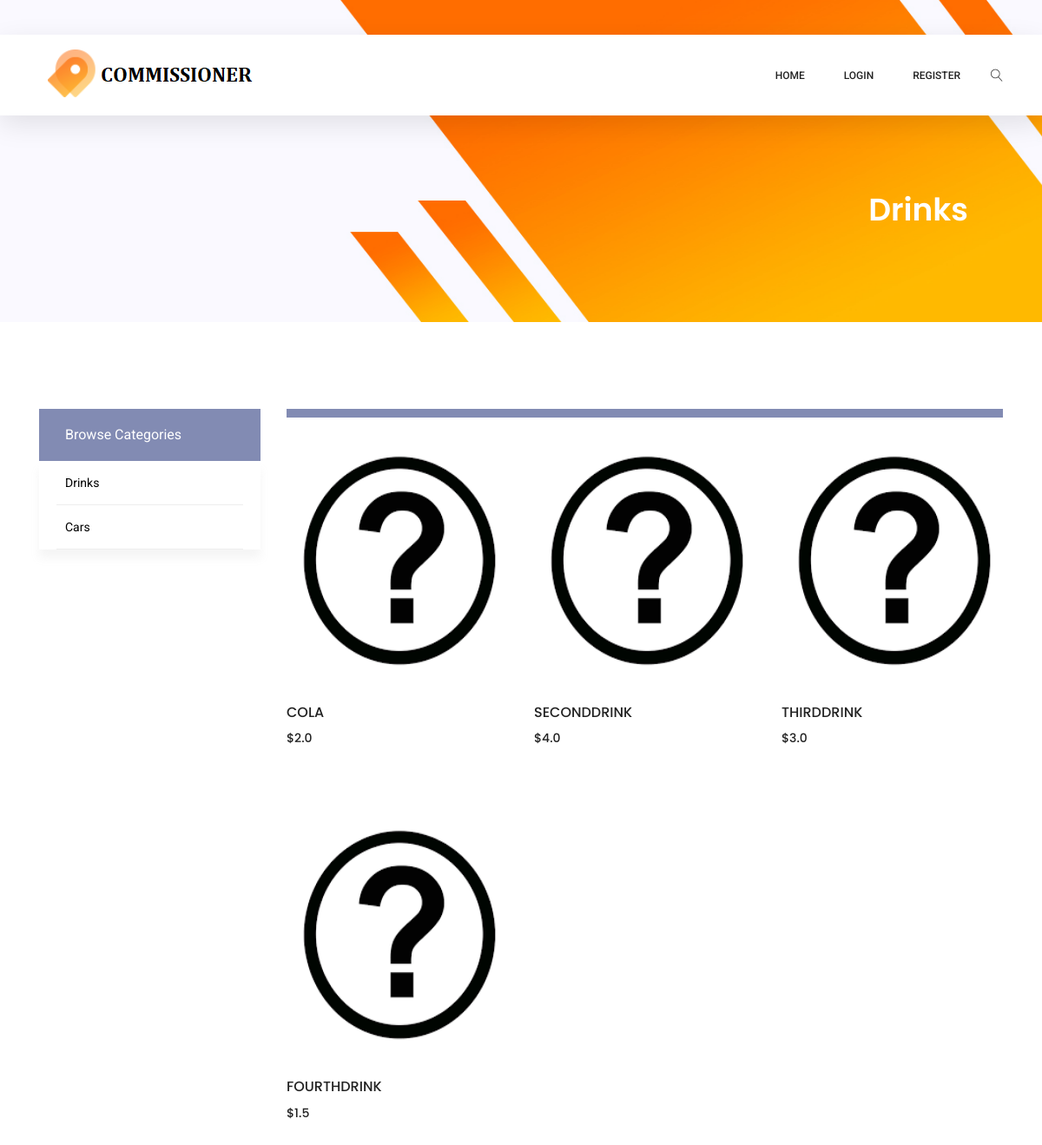
The page /category/1 on the database as committed earlier.
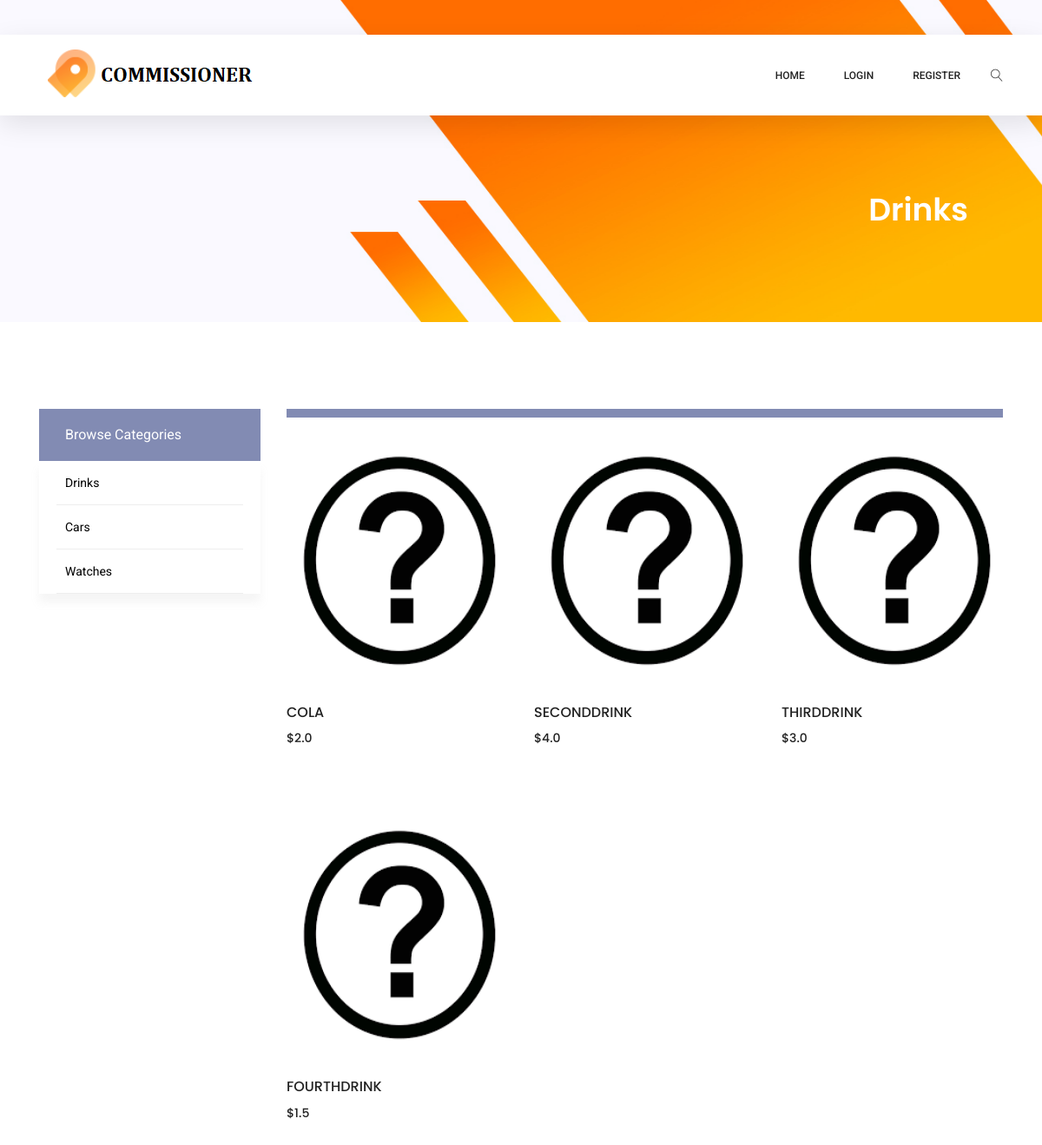
The same page on the database as committed later.
### models.py (models this page shows)
class Category(db.Model):
    __tablename__ = 'category'
    id = db.Column(db.Integer, primary_key=True)
    name = db.Column(db.String(50), unique=True, nullable=False)

class Product(db.Model):
    __tablename__ = 'product'
    __searchable__ = ['name']
    id = db.Column(db.Integer, primary_key=True)
    name = db.Column(db.String(50), unique=True, nullable=False)
    short_description = db.Column(db.String(80), unique=False, nullable=False)
    description = db.Column(db.String(800), unique=False, nullable=False)
    price = db.Column(db.Float, unique=False, nullable=False)
    img = db.Column(db.String(50), unique=False, nullable=False)
    rating =  db.Column(db.Float, unique=False, nullable=False)
    rating_count = db.Column(Integer, unique=False, nullable=True, default=0)
    category_id = db.Column(db.Integer, ForeignKey("category.id"))

### app.py (the view)
@app.route('/category/<int:category_id>')
def category(category_id):
    category = Category.query.filter_by(id=category_id).first()
    products = Product.query.filter_by(category_id=category_id).all()
    categories = Category.query.all()
    return render_template("category.html",category=category,products=products,categories=categories)

### templates/category.html (shortened to what this page needs)
{% extends "base.html" %}
{% block content %}
<section class="banner-area organic-breadcrumb">
    <div class="container">
        <div class="breadcrumb-banner d-flex flex-wrap align-items-center justify-content-end">
            <div class="col-first">
                <h1>{{category.name}}</h1>
            </div>
        </div>
    </div>
</section>
<div class="container">
    <div class="row">
        <div class="col-xl-3 col-lg-4 col-md-5">
            <div class="sidebar-categories">
                <div class="head">Browse Categories</div>
                <ul class="main-categories">
                    {% for category in categories %}
                    <li class="main-nav-list"><a href="/category/{{category.id}}" aria-expanded="false" aria-controls="{{category.name}}">{{category.name}}</a></li>
                    {% endfor %}
                </ul>
            </div>
        </div>
        <div class="col-xl-9 col-lg-8 col-md-7">
            <div class="filter-bar d-flex flex-wrap align-items-center">
            </div>
            <section class="lattest-product-area pb-40 category-list">
                <div class="row">
                    {% for product in products %}
                    <div class="col-lg-4 col-md-6">
                        <div class="single-product">
                            <a href="/product/{{product.id}}"><img  style="width:555px;height:280px" class="img-fluid" src="..\{{product.img}}" alt="" onerror=this.src="../static/img/p1.jpg"></a>
                                <div class="product-details">
                                <h6>{{product.name}}</h6>
                                <div class="price">
                                    <h6>${{product.price}}</h6>
                                </div>
                            </div>
                        </div>
                    </div>
                    {% endfor %}
                </div>
            </section>
        </div>
    </div>
</div>
{% endblock %}

Rows that differ between the two databases and show on the page:
added Category: name "Watches"
